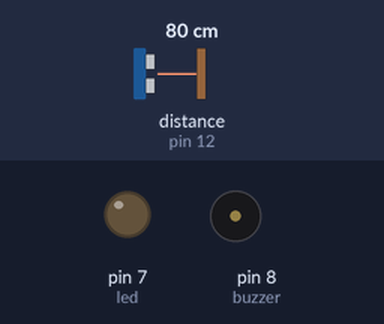
Recording of a sketch running on a simulated Arduino Uno, built with avr-gcc and run on an emulated ATmega328P. On the bench: output pins drawn as LEDs (lit = HIGH), buzzer (waves = sounding, pin HIGH). Dashed ring = blinking. The test bench sets the inputs (shaded band); at power-on: distance to the obstacle (sensor on pin 12) 80 cm. The echo pulse lasts 58.3 µs per cm.

Above: at 2.2 s.
2.3 s: distance to the obstacle (sensor on pin 12) set to 33 cm
3.8 s: distance to the obstacle (sensor on pin 12) set to 27 cm
At 3.99 s:
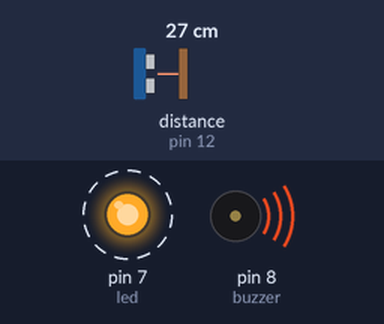
6.8 s: distance to the obstacle (sensor on pin 12) set to 11 cm
At 7.13 s:
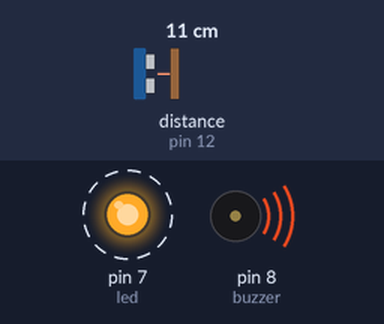
9.8 s: distance to the obstacle (sensor on pin 12) set to 8 cm
At 11.0 s:
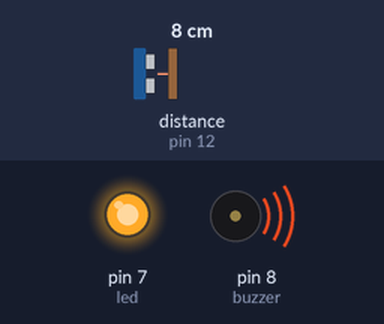
11.3 s: distance to the obstacle (sensor on pin 12) set to 18 cm
At 11.72 s:
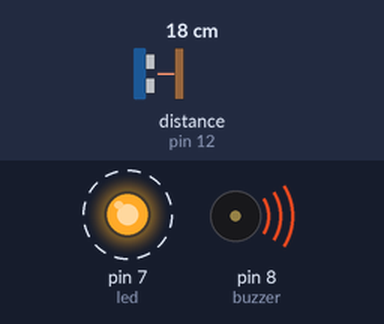
Timing chart, 0 to 15.3 s (numbered marks = the images above; inputs shaded):
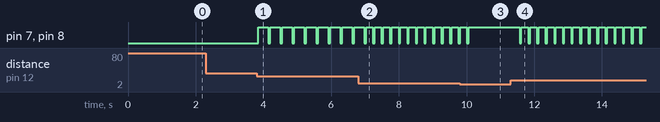

Measured:
- the behaviour switches between 31 and 30 cm on distance to the obstacle (sensor on pin 12) (found by bisection; images 0 and 1)
- the behaviour switches between 10 and 9 cm on distance to the obstacle (sensor on pin 12) (found by bisection; images 2 and 3)
- after the input at 2.3 s, every drawn part: stays the same
- after the input at 3.8 s, pin 7 (led), pin 8 (buzzer): alternates HIGH for 0.30 s and LOW for 0.05 s, starting at once
- after the input at 6.8 s, pin 7 (led), pin 8 (buzzer): alternates HIGH for 0.20 s and LOW for 0.05 s, starting after 0.43 s
- after the input at 9.8 s, pin 7 (led), pin 8 (buzzer): goes on until 10.1 s, then stays HIGH
- after the input at 11.3 s, pin 7 (led), pin 8 (buzzer): alternates HIGH for 0.20 s and LOW for 0.05 s, starting after 0.27 s

The sketch:

backupBeep.ino
```cpp
#include "SR04.h"
#define TRIG_PIN 12
#define ECHO_PIN 11
SR04 sr04 = SR04(ECHO_PIN,TRIG_PIN);
long distance;
int buzzer = 8;
int led = 7;

void setup() {
   //Serial.begin(9600);
   pinMode(buzzer,OUTPUT);
   pinMode(led, OUTPUT);
   delay(1000);
}


void loop() {
   distance = sr04.Distance();
   //Serial.println(distance);

   if(distance <= 30 && distance >= 20){
      digitalWrite(buzzer, HIGH);
      digitalWrite(led, HIGH);
      delay(300);
      digitalWrite(buzzer, LOW);
      digitalWrite(led, LOW);
      distance = sr04.Distance();
   }else if(distance < 20 && distance >= 10){
      digitalWrite(buzzer, HIGH);
      digitalWrite(led, HIGH);
      delay(200);
      digitalWrite(buzzer, LOW);
      digitalWrite(led, LOW);
      distance = sr04.Distance();
   }else if(distance < 10){
      digitalWrite(buzzer, HIGH);
      digitalWrite(led, HIGH);
      distance = sr04.Distance();
   }
}
```
